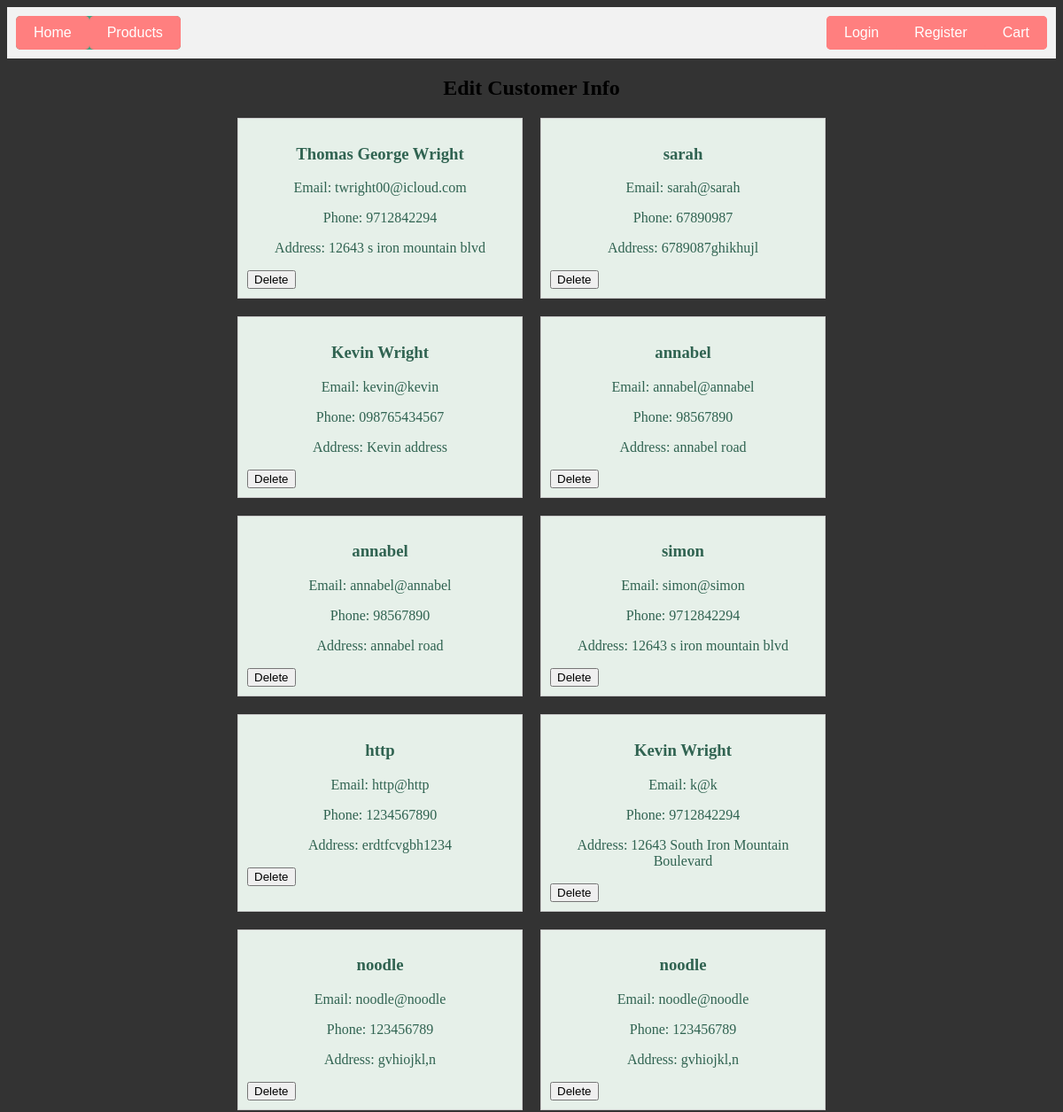
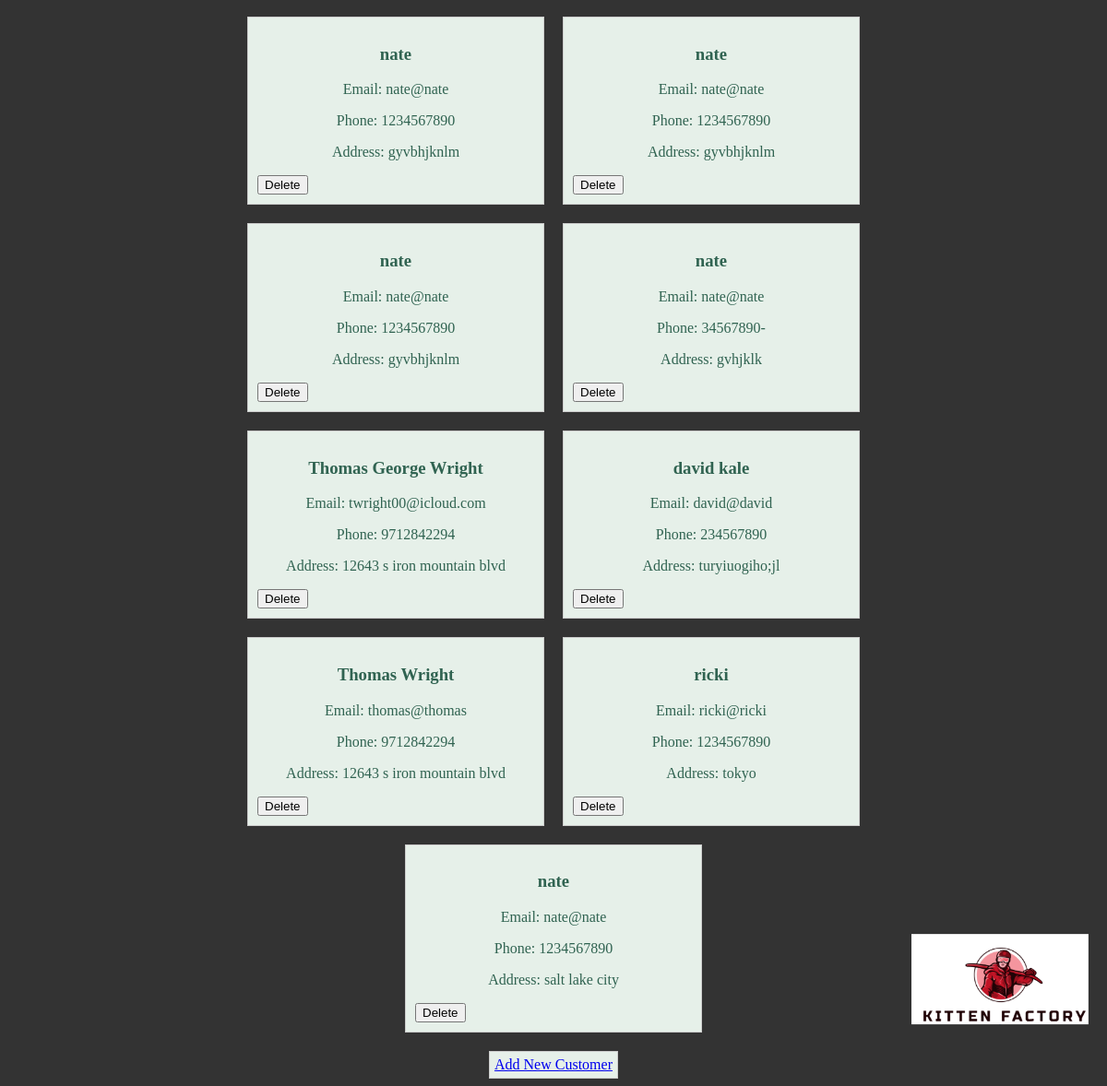
/edit_customer_info.php, run on the app's committed database (2 pictures, top to bottom).
### tables this page shows
CREATE TABLE `customer_info` (
  `id` int(11) NOT NULL,
  `name` varchar(255) NOT NULL,
  `email` varchar(255) NOT NULL,
  `phone` varchar(20) NOT NULL,
  `address` varchar(255) NOT NULL,
  `password` varchar(255) NOT NULL
);

### edit_customer_info.php (the view, shortened to what this page needs)
<!DOCTYPE html>
<html>
<head>
    <link rel="stylesheet" type="text/css" href="styles.css">
</head>
<body>
    <header class="sticky-header">
        <div class="left-buttons">
            <a href="index.php" class="button">Home</a>
            <a href="product_catalog.php" class="button">Products</a>
        </div>
        <div class="right-buttons">
            <?php
            if (isset($_SESSION["employee_id"])) {
                echo '<form action="employee_login_success.php" method="POST">';
                echo '<button type="Admin" name="Admin" class="button">Admin</button>';
                echo '<form action="logout.php" method="POST">';
                echo '<button type="submit" name="logout" class="button">Logout</button>';
                echo '</form>';
                echo '<span>Welcome ' . $_SESSION["employee_name"] . '</span>';
            } else {
                echo '<a href="customer_login.php" class="button">Login</a>';
                echo '<a href="customer_registration.php" class="button">Register</a>';
            }
            ?>
            <a href="cart.php" class="button">Cart</a>
        </div>
    </header>
    <div class="container">
        <h2>Edit Customer Info</h2>
        <?php
        $servername = "localhost";
        $username = "root";
        $password = "root";
        $database = "project";
        $conn = new mysqli($servername, $username, $password, $database);
        $sql = "SELECT * FROM customer_info";
        $result = $conn->query($sql);
        if ($result && $result->num_rows > 0) {
            echo '<div class="customer-container">';
            while ($row = $result->fetch_assoc()) {
                echo '<div class="customer">';
                echo '<h3>' . $row["name"] . '</h3>';
                echo '<p>Email: ' . $row["email"] . '</p>';
                echo '<p>Phone: ' . $row["phone"] . '</p>';
                echo '<p>Address: ' . $row["address"] . '</p>';
                echo '<div class="customer-buttons">';
                echo '<form action="'.$_SERVER['PHP_SELF'].'" method="POST">';
                echo '<button type="submit" name="delete">Delete</button>';
                echo '</form>';
                echo '</div>';
                echo '</div>';
            }
            echo '</div>';
            echo '<div class="add-customer-box">';
            echo '<a href="customer_registration.php">Add New Customer</a>';
            echo '</div>';
        } else {
            echo '<p>No customer information found.</p>';
        }
        ?>
    </div>
    <div class="logo-container">
        <img src="logo.jpg" alt="Logo" class="logo">
    </div>
</body>
</html>

### styles.css (style rules this page uses)
body { background-color: #333333; }
.container { margin: 0 auto; max-width: 800px; }
.left-buttons { float: left; border-radius: 5px; background-color: #44a17e; margin-right: 10px; }
.left-buttons a { display: inline-block; padding: 10px 20px; color: #fff; text-decoration: none; }
.right-buttons { float: right; border-radius: 5px; background-color: #ff7f7f; margin-left: 10px; }
.right-buttons a { display: inline-block; padding: 10px 20px; color: #fff; text-decoration: none; }
header { background-color: #f2f2f2; padding: 10px; overflow: auto; }
.left-buttons, .right-buttons { display: flex; align-items: center; }
.logo-container { position: fixed; bottom: 20px; right: 20px; width: 2in; height: 2in; display: flex; justify-content: flex-end; align-items: flex-end; }
.logo { width: 100%; height: 100%; object-fit: contain; }
.button { display: inline-block; padding: 10px 20px; font-size: 16px; border: none; background-color: #ff7f7f; color: #fff; text-decoration: none; border-radius: 5px; cursor: pointer; font-family: arial, sans-serif; }

### edit_customer_info.php (style rules this page uses)
.logo-container { position: fixed; bottom: 20px; right: 20px; width: 2in; height: 2in; display: flex; justify-content: flex-end; align-items: flex-end; }
.logo { width: 100%; height: 100%; object-fit: contain; }
.container { text-align: center; }
.customer-container { display: flex; flex-wrap: wrap; justify-content: center; margin: -10px; }
.customer { width: 300px; border: 1px solid #ccc; padding: 10px; margin: 10px; background-color: #E6F0E9; color: #306351; }
.customer-buttons { display: flex; justify-content: space-between; }
.add-customer-box { border: 1px solid #ccc; padding: 5px; margin-top: 20px; background-color: #E6F0E9; color: #306351; display: inline-block; }

### data on the page
customer_info: name "Thomas George Wright", email "twright00@icloud.com", phone "9712842294", address "12643 s iron mountain blvd"
customer_info: name "sarah", email "sarah@sarah", phone "67890987", address "6789087ghikhujl"
customer_info: name "Kevin Wright", email "kevin@kevin", phone "098765434567", address "Kevin address"
customer_info: name "annabel", email "annabel@annabel", phone "98567890", address "annabel road"
customer_info: name "annabel", email "annabel@annabel", phone "98567890", address "annabel road"
customer_info: name "simon", email "simon@simon", phone "9712842294", address "12643 s iron mountain blvd"
customer_info: name "http", email "http@http", phone "1234567890", address "erdtfcvgbh1234"
customer_info: name "Kevin Wright", email "k@k", phone "9712842294", address "12643 South Iron Mountain Boulevard"
customer_info: name "noodle", email "noodle@noodle", phone "123456789", address "gvhiojkl,n"
customer_info: name "noodle", email "noodle@noodle", phone "123456789", address "gvhiojkl,n"
customer_info: name "nate", email "nate@nate", phone "1234567890", address "gyvbhjknlm"
customer_info: name "nate", email "nate@nate", phone "1234567890", address "gyvbhjknlm"
customer_info: name "nate", email "nate@nate", phone "1234567890", address "gyvbhjknlm"
customer_info: name "nate", email "nate@nate", phone "34567890-", address "gvhjklk"
customer_info: name "Thomas George Wright", email "twright00@icloud.com", phone "9712842294", address "12643 s iron mountain blvd"
customer_info: name "david kale", email "david@david", phone "234567890", address "turyiuogiho;jl"
customer_info: name "Thomas Wright", email "thomas@thomas", phone "9712842294", address "12643 s iron mountain blvd"
customer_info: name "ricki", email "ricki@ricki", phone "1234567890", address "tokyo"
customer_info: name "nate", email "nate@nate", phone "1234567890", address "salt lake city"
